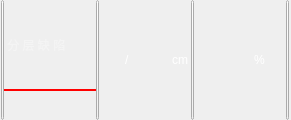
              <widget class="QWidget" name="widget_7" native="true">
               <property name="sizePolicy">
                <sizepolicy hsizetype="Fixed" vsizetype="Expanding">
                 <horstretch>0</horstretch>
                 <verstretch>0</verstretch>
                </sizepolicy>
               </property>
               <property name="minimumSize">
                <size>
                 <width>291</width>
                 <height>100</height>
                </size>
               </property>
               <property name="maximumSize">
                <size>
                 <width>291</width>
                 <height>187</height>
                </size>
               </property>
               <property name="styleSheet">
                <string notr="true"/>
               </property>
               <layout class="QGridLayout" name="gridLayout_31">
                <property name="margin">
                 <number>0</number>
                </property>
                <property name="spacing">
                 <number>0</number>
                </property>
                <item row="0" column="0">
                 <layout class="QGridLayout" name="gridLayout_30">
                  <property name="spacing">
                   <number>0</number>
                  </property>
                  <item row="0" column="0">
                   <widget class="QPushButton" name="pushButton_51">
                    <property name="minimumSize">
                     <size>
                      <width>3</width>
                      <height>120</height>
                     </size>
                    </property>
                    <property name="maximumSize">
                     <size>
                      <width>3</width>
                      <height>184</height>
                     </size>
                    </property>
                    <property name="text">
                     <string/>
                    </property>
                   </widget>
                  </item>
                  <item row="0" column="1">
                   <layout class="QVBoxLayout" name="verticalLayout_47">
                    <property name="spacing">
                     <number>0</number>
                    </property>
                    <item>
                     <spacer name="verticalSpacer_18">
                      <property name="orientation">
                       <enum>Qt::Vertical</enum>
                      </property>
                      <property name="sizeHint" stdset="0">
                       <size>
                        <width>17</width>
                        <height>37</height>
                       </size>
                      </property>
                     </spacer>
                    </item>
                    <item>
                     <widget class="QLabel" name="label_26">
                      <property name="minimumSize">
                       <size>
                        <width>92</width>
                        <height>15</height>
                       </size>
                      </property>
                      <property name="maximumSize">
                       <size>
                        <width>92</width>
                        <height>15</height>
                       </size>
                      </property>
                      <property name="styleSheet">
                       <string notr="true">font: 75 10pt &quot;新宋体&quot;;
color: rgb(244, 244, 244);</string>
                      </property>
                      <property name="text">
                       <string> 分 层 缺 陷</string>
                      </property>
                     </widget>
                    </item>
                    <item>
                     <spacer name="verticalSpacer_19">
                      <property name="orientation">
                       <enum>Qt::Vertical</enum>
                      </property>
                      <property name="sizeHint" stdset="0">
                       <size>
                        <width>17</width>
                        <height>37</height>
                       </size>
                      </property>
                     </spacer>
                    </item>
                    <item>
                     <widget class="QLabel" name="label_27">
                      <property name="minimumSize">
                       <size>
                        <width>92</width>
                        <height>2</height>
                       </size>
                      </property>
                      <property name="maximumSize">
                       <size>
                        <width>92</width>
                        <height>2</height>
                       </size>
                      </property>
                      <property name="styleSheet">
                       <string notr="true">background-color: rgb(255, 0, 0);</string>
                      </property>
                      <property name="text">
                       <string/>
                      </property>
                     </widget>
                    </item>
                    <item>
                     <spacer name="verticalSpacer_20">
                      <property name="orientation">
                       <enum>Qt::Vertical</enum>
                      </property>
                      <property name="sizeHint" stdset="0">
                       <size>
                        <width>17</width>
                        <height>13</height>
                       </size>
                      </property>
                     </spacer>
                    </item>
                   </layout>
                  </item>
                  <item row="0" column="2">
                   <widget class="QPushButton" name="pushButton_52">
                    <property name="minimumSize">
                     <size>
                      <width>3</width>
                      <height>120</height>
                     </size>
                    </property>
                    <property name="maximumSize">
                     <size>
                      <width>3</width>
                      <height>184</height>
                     </size>
                    </property>
                    <property name="text">
                     <string/>
                    </property>
                   </widget>
                  </item>
                  <item row="0" column="3">
                   <layout class="QVBoxLayout" name="verticalLayout_46">
                    <property name="spacing">
                     <number>0</number>
                    </property>
                    <item>
                     <spacer name="verticalSpacer_21">
                      <property name="orientation">
                       <enum>Qt::Vertical</enum>
                      </property>
                      <property name="sizeHint" stdset="0">
                       <size>
                        <width>14</width>
                        <height>34</height>
                       </size>
                      </property>
                     </spacer>
                    </item>
                    <item>
                     <layout class="QHBoxLayout" name="horizontalLayout_15">
                      <property name="spacing">
                       <number>0</number>
                      </property>
                      <item>
                       <widget class="QLabel" name="labelLayerFeatureNum">
                        <property name="minimumSize">
                         <size>
                          <width>26</width>
                          <height>20</height>
                         </size>
                        </property>
                        <property name="maximumSize">
                         <size>
                          <width>26</width>
                          <height>20</height>
                         </size>
                        </property>
                        <property name="styleSheet">
                         <string notr="true">font: 13pt &quot;宋体&quot;;
color: rgb(255, 255, 255);</string>
                        </property>
                        <property name="text">
                         <string/>
                        </property>
                        <property name="alignment">
                         <set>Qt::AlignRight|Qt::AlignTrailing|Qt::AlignVCenter</set>
                        </property>
                       </widget>
                      </item>
                      <item>
                       <widget class="QLabel" name="label_78">
                        <property name="minimumSize">
                         <size>
                          <width>10</width>
                          <height>20</height>
                         </size>
                        </property>
                        <property name="maximumSize">
                         <size>
                          <width>10</width>
                          <height>20</height>
                         </size>
                        </property>
                        <property name="styleSheet">
                         <string notr="true">font: 20pt &quot;宋体&quot;;
color: rgb(255, 255, 255);</string>
                        </property>
                        <property name="text">
                         <string>/</string>
                        </property>
                       </widget>
                      </item>
                      <item>
                       <widget class="QLabel" name="labelLayerFeatureSize">
                        <property name="sizePolicy">
                         <sizepolicy hsizetype="Preferred" vsizetype="Fixed">
                          <horstretch>0</horstretch>
                          <verstretch>0</verstretch>
                         </sizepolicy>
                        </property>
                        <property name="minimumSize">
                         <size>
                          <width>37</width>
                          <height>26</height>
                         </size>
                        </property>
                        <property name="maximumSize">
                         <size>
                          <width>37</width>
                          <height>26</height>
                         </size>
                        </property>
                        <property name="layoutDirection">
                         <enum>Qt::RightToLeft</enum>
                        </property>
                        <property name="styleSheet">
                         <string notr="true">font: 13pt &quot;宋体&quot;;
color: rgb(255, 255, 255);</string>
                        </property>
                        <property name="text">
                         <string/>
                        </property>
                        <property name="alignment">
                         <set>Qt::AlignRight|Qt::AlignTrailing|Qt::AlignVCenter</set>
                        </property>
                       </widget>
                      </item>
                      <item>
                       <widget class="QLabel" name="label_81">
                        <property name="minimumSize">
                         <size>
                          <width>19</width>
                          <height>20</height>
                         </size>
                        </property>
                        <property name="maximumSize">
                         <size>
                          <width>19</width>
                          <height>20</height>
                         </size>
                        </property>
                        <property name="styleSheet">
                         <string notr="true">font: 15pt &quot;宋体&quot;;
color: rgb(255, 255, 255);</string>
                        </property>
                        <property name="text">
                         <string>cm</string>
                        </property>
                       </widget>
                      </item>
                     </layout>
                    </item>
                    <item>
                     <spacer name="verticalSpacer_22">
                      <property name="orientation">
                       <enum>Qt::Vertical</enum>
                      </property>
                      <property name="sizeHint" stdset="0">
                       <size>
                        <width>14</width>
                        <height>34</height>
                       </size>
                      </property>
                     </spacer>
                    </item>
                   </layout>
                  </item>
                  <item row="0" column="4">
                   <widget class="QPushButton" name="pushButton_56">
                    <property name="minimumSize">
                     <size>
                      <width>3</width>
                      <height>120</height>
                     </size>
                    </property>
                    <property name="maximumSize">
                     <size>
                      <width>3</width>
                      <height>184</height>
                     </size>
                    </property>
                    <property name="text">
                     <string/>
                    </property>
                   </widget>
                  </item>
                  <item row="0" column="5">
                   <layout class="QVBoxLayout" name="verticalLayout_45">
                    <property name="spacing">
                     <number>0</number>
                    </property>
                    <item>
                     <spacer name="verticalSpacer_23">
                      <property name="orientation">
                       <enum>Qt::Vertical</enum>
                      </property>
                      <property name="sizeHint" stdset="0">
                       <size>
                        <width>13</width>
                        <height>31</height>
                       </size>
                      </property>
                     </spacer>
                    </item>
                    <item>
                     <layout class="QHBoxLayout" name="horizontalLayout_24">
                      <property name="spacing">
                       <number>0</number>
                      </property>
                      <item>
                       <widget class="QLabel" name="labelLayerFeatureMax">
                        <property name="minimumSize">
                         <size>
                          <width>60</width>
                          <height>20</height>
                         </size>
                        </property>
                        <property name="maximumSize">
                         <size>
                          <width>60</width>
                          <height>20</height>
                         </size>
                        </property>
                        <property name="styleSheet">
                         <string notr="true">font: 14pt &quot;宋体&quot;;
color: rgb(255, 255, 255);</string>
                        </property>
                        <property name="text">
                         <string/>
                        </property>
                        <property name="alignment">
                         <set>Qt::AlignRight|Qt::AlignTrailing|Qt::AlignVCenter</set>
                        </property>
                       </widget>
                      </item>
                      <item>
                       <widget class="QLabel" name="label_111">
                        <property name="minimumSize">
                         <size>
                          <width>19</width>
                          <height>20</height>
                         </size>
                        </property>
                        <property name="maximumSize">
                         <size>
                          <width>19</width>
                          <height>20</height>
                         </size>
                        </property>
                        <property name="styleSheet">
                         <string notr="true">font: 13pt &quot;宋体&quot;;
color: rgb(255, 255, 255);</string>
                        </property>
                        <property name="text">
                         <string>%</string>
                        </property>
                       </widget>
                      </item>
                      <item>
                       <spacer name="horizontalSpacer_21">
                        <property name="orientation">
                         <enum>Qt::Horizontal</enum>
                        </property>
                        <property name="sizeType">
                         <enum>QSizePolicy::Fixed</enum>
                        </property>
                        <property name="sizeHint" stdset="0">
                         <size>
                          <width>13</width>
                          <height>20</height>
                         </size>
                        </property>
                       </spacer>
                      </item>
                     </layout>
                    </item>
                    <item>
                     <spacer name="verticalSpacer_24">
                      <property name="orientation">
                       <enum>Qt::Vertical</enum>
                      </property>
                      <property name="sizeHint" stdset="0">
                       <size>
                        <width>13</width>
                        <height>31</height>
                       </size>
                      </property>
                     </spacer>
                    </item>
                   </layout>
                  </item>
                  <item row="0" column="6">
                   <widget class="QPushButton" name="pushButton_57">
                    <property name="minimumSize">
                     <size>
                      <width>3</width>
                      <height>120</height>
                     </size>
                    </property>
                    <property name="maximumSize">
                     <size>
                      <width>3</width>
                      <height>184</height>
                     </size>
                    </property>
                    <property name="text">
                     <string/>
                    </property>
                   </widget>
                  </item>
                 </layout>
                </item>
               </layout>
              </widget>
